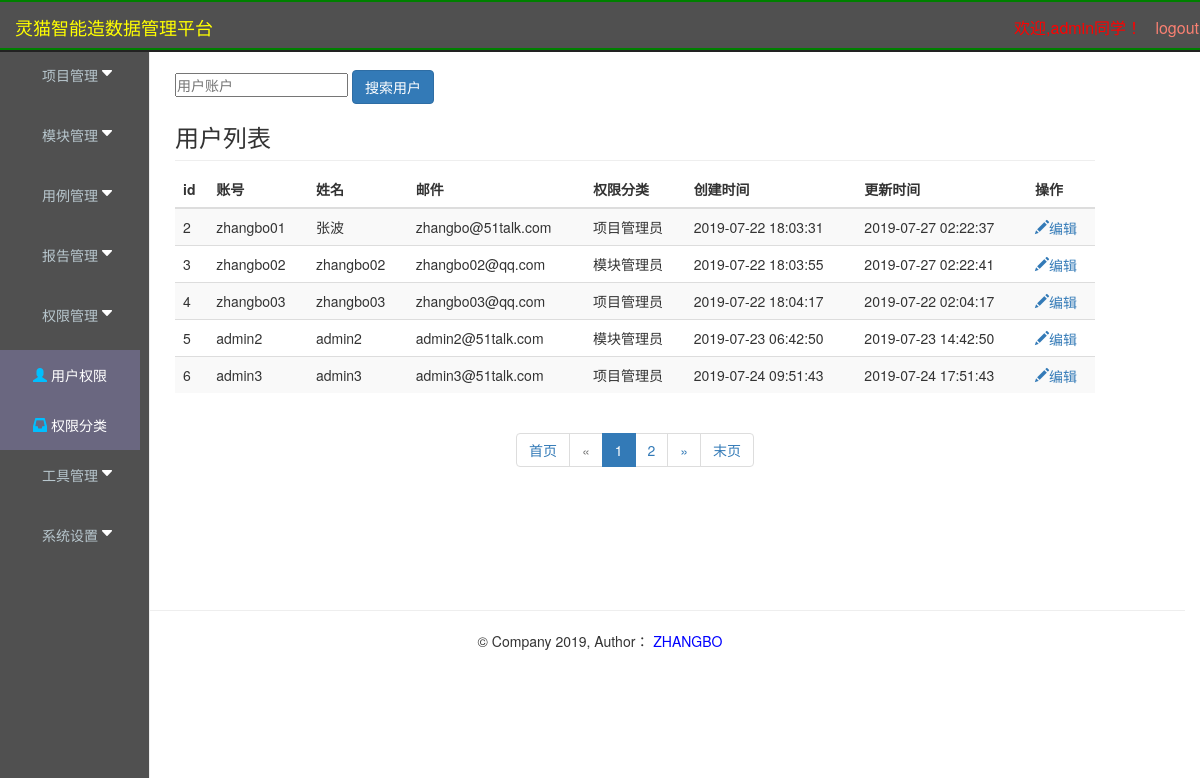
The app's page /permission/ (signed in) with its own data.
### ccimp_user_app/models/userModels.py (models this page shows, shortened)
class User(models.Model):
      user_name = models.CharField("账户",max_length=50,null=False)
      password = models.CharField("密码",max_length=50,null=False)
      real_name = models.CharField("姓名",max_length=50,null=False)
      mail = models.EmailField("邮箱",max_length=200,null=False)
      permission_options = models.IntegerField("权限分类",default=3)
      create_time = models.DateTimeField(null=False)
      update_time = models.DateTimeField(null=True)

### ccimp_user_app/views.py (the view)
    def inner(request, *args, **kwargs):
        v = request.session.get('is_login', None)
        if v != True:
            return redirect('/login_ccimp/')
        return func(request, *args, **kwargs)

### ccimp_user_app/views.py (called while the page is built)
def auth(func):
    def inner(request, *args, **kwargs):
        v = request.session.get('is_login', None)
        if v != True:
            return redirect('/login_ccimp/')
        return func(request, *args, **kwargs)
    return inner

### templates/permission.html (shortened to what this page needs)
{% extends "base.html" %}
{% block base %}
{% include "common_top.html"%}
<div class="container-fluid">
    <div class="row">
        {% include "common_left.html"%}
        <div style="margin-left: 135px;" class="col-sm-9 col-sm-offset-3 col-md-10 col-md-offset-2 main">
            {% if type == "list" %}
            <form class="permission" method="get" name="permission-page" action="search">
                <input type="text" name="search_name" placeholder="用户账户">
                <button class="btn btn-primary" type="submit">搜索用户</button>
            </form>
            <h3 class="sub-header">用户列表
            </h3>
            <div class="table-responsive">
                <table class="table table-striped">
                    <thead>
                        <tr style="text-align: center">
                            <th>id</th>
                            <th>账号</th>
                            <th>姓名</th>
                            <th>邮件</th>
                            <th>权限分类</th>
                            <th>创建时间</th>
                            <th>更新时间</th>
                            <th>操作</th>
                        </tr>
                    </thead>
                    <tbody>
                        {% for user in users %}
                        <tr>
                            <td>{{ user.id }}</td>
                            <td>{{ user.user_name }}</td>
                            <td>{{ user.real_name }}</td>
                            <td>{{ user.mail }}</td>
                            {% if user.permission_options == 1 %}
                                <td>超级管理员</td>
                            {% elif user.permission_options == 2 %}
                                <td>项目管理员</td>
                            {% elif user.permission_options == 3 %}
                                <td>模块管理员</td>
                            {% else %}
                                <td>普通管理员</td>
                            {% endif %}
                            <td>{{ user.create_time | date:"Y-m-d H:i:s" }}</td>
                            <td>{{ user.update_time | date:"Y-m-d H:i:s" }}</td>
                            <td>
                                <a href="/permission/edit_permission/{{ user.id }}/">
                                    <i class="glyphicon glyphicon-pencil">编辑</i>
                                </a>
                            </td>
                        </tr>
                        {% endfor %}
                    </tbody>
                </table>
            </div>
            {% endif %}
            <div style="text-align: center;">
               <nav aria-label="Page navigation">
                  <ul class="pagination">
                      {% if users %}
                          {% if search_name %}
                              <li>
                                  <a href="?search_name={{ search_name }}&page={{ page_num }}" aria-label="Previous">
                                      <span aria-hidden="true">首页</span>
                                  </a>
                              </li>
                          {% else %}
                              <li>
                                  <a href="?page={{ page_num }}" aria-label="Previous">
                                      <span aria-hidden="true">首页</span>
                                  </a>
                              </li>
                          {% endif %}
                          {% if users.has_previous %}
                              {% if search_name %}
                                  <li>
                                      <a href="?search_name={{ search_name }}&page={{ users.previous_page_number}}" aria-label="Previous">
                                          <span aria-hidden="true">&laquo;</span>
                                      </a>
                                  </li>
                              {% else %}
                                  <li>
                                      <a href="?page={{ users.previous_page_number}}" aria-label="Previous">
                                          <span aria-hidden="true">&laquo;</span>
                                      </a>
                                  </li>
                              {% endif %}
                          {% else %}
                              <li class="disabled">
                                      <a href="#" aria-label="Next">
                                          <span aria-hidden="true">&laquo;</span>
                                      </a>
                              </li>
                          {% endif%}
                          {% for p1 in paginator_num_pages_array_ %}
                              {% if users.has_previous %}
                                  {% if search_name %}
                                      {% if p1 == users.number %}
                                          <li class="active">
                                              <a href="?search_name={{ search_name }}&page={{ p1 }}">
                                                  {{ p1 }}
                                              </a>
                                          </li>
                                      {% else %}
                                          <li>
                                              <a href="?search_name={{ search_name }}&page={{ p1 }}">
                                                  {{ p1 }}
                                              </a>
                                          </li>
                                      {% endif %}
                                  {% else %}
                                      {% if p1 == users.number %}
                                          <li class="active">
                                              <a href="?page={{ p1 }}">
                                                  {{ p1 }}
                                              </a>
                                          </li>
                                      {% else %}
                                          <li>
                                              <a href="?page={{ p1 }}">
                                                  {{ p1 }}
                                              </a>
                                          </li>
                                      {% endif %}
                                  {% endif %}
                              {% else %}
                                  {% if search_name %}
                                      {% if p1 == users.number %}
                                          <li class="active">
                                              <a href="?search_name={{ search_name }}&page={{ p1 }}">
                                                  {{ p1 }}
                                              </a>
                                          </li>
                                      {% else %}
                                          <li>
                                              <a href="?search_name={{ search_name }}&page={{ p1 }}">
                                                  {{ p1 }}
                                              </a>
                                          </li>
                                      {% endif %}
                                  {% else %}
                                      {% if p1 == users.number %}
                                          <li class="active">
                                              <a href="?page={{ p1 }}">
                                                  {{ p1 }}
                                              </a>
                                          </li>
                                      {% else %}
                                          <li>
                                              <a href="?page={{ p1 }}">
                                                  {{ p1 }}
                                              </a>
                                          </li>
                                      {% endif %}
                                  {% endif %}
                              {% endif %}
                          {% endfor %}
                          {% if users.has_next %}
                              {% if search_name %}
                                  <li>
                                      <a href="?search_name={{ search_name }}&page={{ users.next_page_number}}" aria-label="Previous">
                                          <span aria-hidden="true">&raquo;</span>
                                      </a>
                                  </li>
                              {% else %}
                                  <li>
                                      <a href="?page={{ users.next_page_number}}" aria-label="Previous">
                                          <span aria-hidden="true">&raquo;</span>
                                      </a>
                                  </li>
                              {% endif %}
                          {% else %}
                              <li class="disabled">
                                      <a href="#" aria-label="Next">
                                          <span aria-hidden="true">&raquo;</span>
                                      </a>
                              </li>
                          {% endif%}
                          {% if search_name %}
                              <li>
                                  <a href="?search_name={{ search_name }}&page={{ paginator_num_pages }}" aria-label="Previous">
                                      <span aria-hidden="true">末页</span>
                                  </a>
                             </li>
                          {% else %}
                              <li>
                                  <a href="?page={{ paginator_num_pages }}" aria-label="Previous">
                                      <span aria-hidden="true">末页</span>
                                  </a>
                             </li>
                          {% endif %}
                      {% endif %}
                  </ul>
               </nav>
            </div>
        </div>
    </div>
</div>
{% endblock %}

### static/css/dashboard.css (style rules this page uses)
body { padding-top: 50px; }
.sub-header { padding-bottom: 10px; border-bottom: 1px solid #eee; }
.main { padding: 20px; }
@media (min-width: 768px) { .main { padding-right: 40px; padding-left: 40px; } }

### static/css/menu.css (style rules this page uses)
* { padding: 0; margin: 0; }

### records on screen
User: id "2", user_name "zhangbo01", real_name "张波", mail "zhangbo@51talk.com", permission_options "项目管理员", create_time "2019-07-22 18:03:31", update_time "2019-07-27 02:22:37"
User: id "3", user_name "zhangbo02", real_name "zhangbo02", mail "zhangbo02@qq.com", permission_options "模块管理员", create_time "2019-07-22 18:03:55", update_time "2019-07-27 02:22:41"
User: id "4", user_name "zhangbo03", real_name "zhangbo03", mail "zhangbo03@qq.com", permission_options "项目管理员", create_time "2019-07-22 18:04:17", update_time "2019-07-22 02:04:17"
User: id "5", user_name "admin2", real_name "admin2", mail "admin2@51talk.com", permission_options "模块管理员", create_time "2019-07-23 06:42:50", update_time "2019-07-23 14:42:50"
User: id "6", user_name "admin3", real_name "admin3", mail "admin3@51talk.com", permission_options "项目管理员", create_time "2019-07-24 09:51:43", update_time "2019-07-24 17:51:43"

### other values on screen
{{ p1 }} "1"
{{ p1 }} "2"
